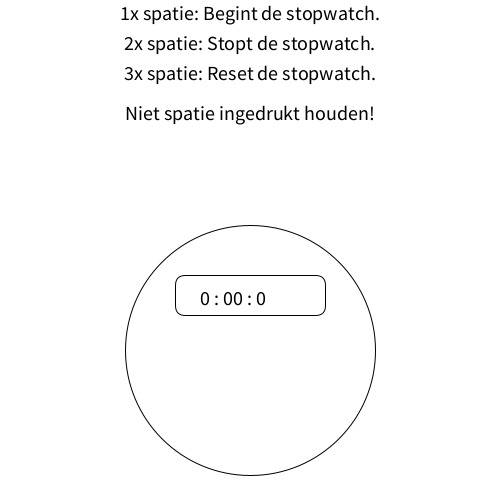
Frame 1 (no input)
Frame 60 (the mouse pressed at the canvas centre just before this capture): identical to frame 1, image omitted
Frame 120 (the mouse held since frame 60 and released just before this capture): identical to frame 1, image omitted

The Processing sketch that drew this single still picture (run headless with seeded random() and noise(); from frame 60 on, the mouse is pressed at the canvas centre):

// Processing sketch: H12_opd4
// ── H12_opd4.pde
boolean start = false;
int minuten;
int pastMil;
int seconden;
int milli;

void setup() {
  size(500, 500);
}

void draw() {
  background(255, 255, 255);
  if (start == true) {
    minuten = ((millis() - pastMil)/1000)/60;
    seconden = ((millis() - pastMil)/1000)%60;
    milli = (millis() - pastMil)%1000;
  }
  if (seconden < 10) {
    textAlign(LEFT);
    textSize(20);
    fill(0, 0, 0);
    text(minuten + " : 0" + seconden + " : " + milli, 200, 305);
  } else {
    textAlign(LEFT);
    textSize(20);
    fill(0, 0, 0);
    text(minuten + " : " + seconden + " : " + milli, 200, 305);
  }
  noFill();
  rect(175,275,150,40,10);
  ellipse(250,350,250,250);
  textAlign(CENTER);
  text("1x spatie: Begint de stopwatch.",250,20);
  text("2x spatie: Stopt de stopwatch.",250,50);
  text("3x spatie: Reset de stopwatch.",250,80);
  text("Niet spatie ingedrukt houden!",250,120);
}

void keyPressed() {
  if (keyCode == 32 && !start) {
    start = true;
    pastMil = millis();
  } else {
    start = false;
  }
}
